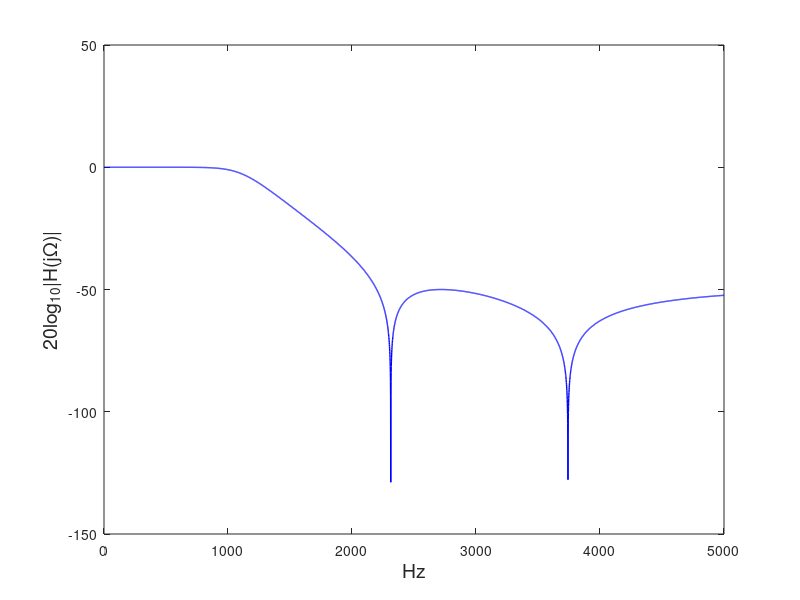

Write the MATLAB code that produced this figure. (Note: this script raises an error after producing the figure.)
clc;
clear all;
fp = 1000;  %1kHz
fstop = 3000;% 3kHz
wp = 2*pi*fp;
ws = 2*pi*fstop;
Rp = 1; 
As = 50;
%设计CB II 滤波器
[N,wc] = cheb2ord(wp,ws,Rp,As,'s');
[num,den] = cheby2(N,As,wc,'s');
w = linspace(0,2*pi*5000,5000);
H = freqs(num,den,w);%滤波器的频率响应
plot(w/(2*pi),20*log10(abs(H)+eps),'color','b','LineWidth',1);
xlabel('Hz','FontSize',14);
ylabel('20log_1_0|H(j\Omega)|','FontSize',14);
%计算Rp 和As
w = [wp ws];
H = freqs(num,den,w);
fprintf('Rp = %.4f\n',-20*log10(abs(H(1))));
fprintf('As = %.4f\n',-20*log10(abs(H(2))));
N
figure(2);
pzmap(num,den);
